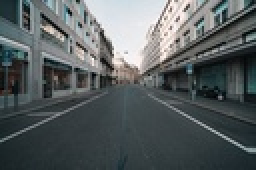
%> input picture Lab2/自编方法/street.jpg, 128 x 85 px, shrunk from 650 x 433 before the run (shown 2 times larger)
$ octave hough1.m   (GNU Octave 9; MATLAB toolbox functions it lacks are replaced by stand-ins)
%> lines starting %> are read from the running program, lines starting %| are printed output that depends on the picture; in (x1, y1, x2, y2) boxes, pixels count from 0 and x2, y2 are one past the last pixel; in counts of white or black regions, pixels touching at a corner belong together; the program's own positions count from 1
### Lab2/自编方法/my_hough.m
function [H,T,R] = my_hough(BW)

[rows, cols] = size(BW);

theta_maximum = 90;
rho_maximum = floor(sqrt(rows^2 + cols^2)) - 1;
T = -theta_maximum:theta_maximum - 1;
R = -rho_maximum:rho_maximum;

H = zeros(length(R), length(T));
for row = 1:rows
    for col = 1:cols
        if BW(row, col) > 0 %only find: pixel > 0
            x = col - 1;
            y = row - 1;
            for theta = T
                rho = round((x * cosd(theta)) + (y * sind(theta)));  %approximate
                rho_index = rho + rho_maximum + 1;
                theta_index = theta + theta_maximum + 1;
                H(rho_index, theta_index) = H(rho_index, theta_index) + 1;
            end
        end
    end
end

### Lab2/自编方法/hough1.m
close all;
clc;
a  = imread('street.jpg');
%> a is the input picture: size 85x128x3 uint8; mean R, G, B 87.4, 94, 95.1
b = rgb2gray(a);

BW = edge(b,'log');
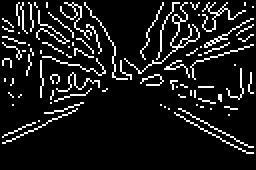
%> BW: size 85x128 logical (shown 2 times larger); 10.3% white in thin lines or dots, all inside (x1, y1, x2, y2) = (1, 1, 127, 77)
imshow(BW);

[H,T,R] = my_hough(BW);
%> after the loop in my_hough, `for row = 1:rows`:
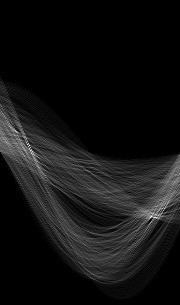
%> H: size 305x180 double; min 0, max 51, mean 3.7; drawn with min black and max white
%> after the loop in my_hough, `for row = 1:rows`: rho = 78; rho_index = 231; theta_index = 180; x = 126; y = 76
%> T = 180 values from -90 to 89; R = 305 values from -152 to 152
figure,imshow(H,[],'XData',T,'YData',R,'InitialMagnification','fit');
xlabel('\theta'), ylabel('\rho');
axis on, axis normal, hold on;

P  = houghpeaks(H,5,'threshold',ceil(0.3*max(H(:))));
%> P = [146 30; 217 152; 151 31; 218 156; 211 164]
x = T(P(:,2)); y = R(P(:,1));
%> after `x = T(P(:,2))`: x = [-61 61 -60 65 73]
%> after `y = R(P(:,1))`: y = [-7 64 -2 65 58]
plot(x,y,'s','color','white');
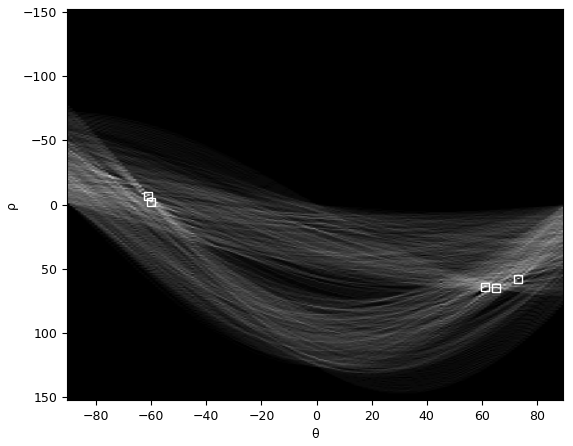
%> figure redrawn from the program's plot data

lines = houghlines(BW,T,R,P,'FillGap',5,'MinLength',7);
%> lines = 11 lines; longest, point1 to point2 (x, y): (81, 53) to (124, 77), (39, 55) to (3, 72), (90, 55) to (114, 68), (27, 60) to (6, 71), (17, 12) to (33, 22), (100, 19) to (85, 28)
figure, imshow(b), hold on
max_len = 0;
for k = 1:length(lines)
   xy = [lines(k).point1; lines(k).point2];
   plot(xy(:,1),xy(:,2),'LineWidth',2,'Color','green');

   % 对直线的首尾做标记
   plot(xy(1,1),xy(1,2),'x','LineWidth',2,'Color','yellow');
   plot(xy(2,1),xy(2,2),'x','LineWidth',2,'Color','red');

   % 找到最长的直线
   len = norm(lines(k).point1 - lines(k).point2);
   if ( len > max_len)
      max_len = len;
      xy_long = xy;
   end
end
%> this loop made 11 passes
%> (len, max_len, xy_long) on passes 1 to 2: (13.89, 13.89, [19 19; 31 26]), (49.24, 49.24, [81 53; 124 77])
%> (xy, len) on passes 3 to 8: ([100 19; 85 28], 17.49), ([77 32; 63 40], 16.12), ([27 60; 6 71], 23.71), ([17 12; 33 22], 18.87), ([38 25; 50 32], 13.89), ([90 55; 114 68], 27.29)
% 把最长的直线标出
plot(xy_long(:,1),xy_long(:,2),'LineWidth',2,'Color','red');
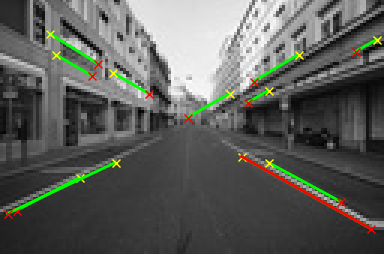
%> figure redrawn from the program's plot data; shown 3 times larger
